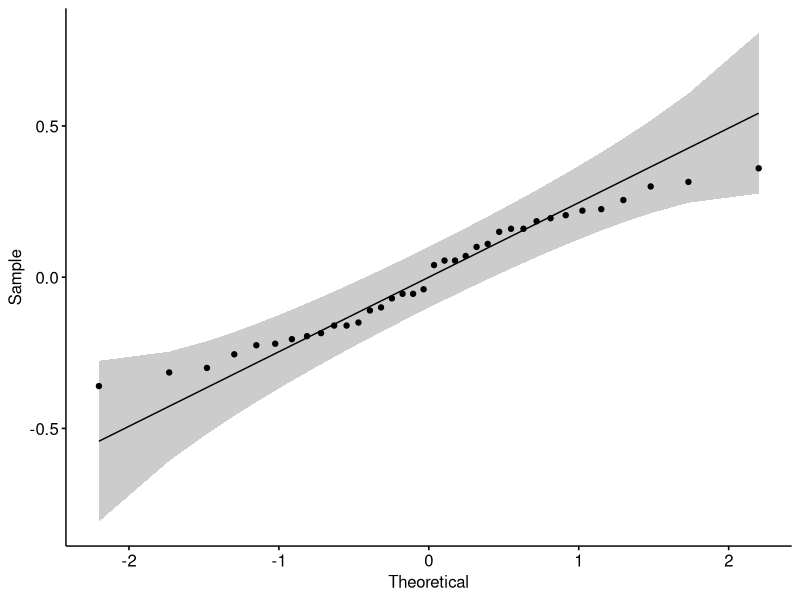
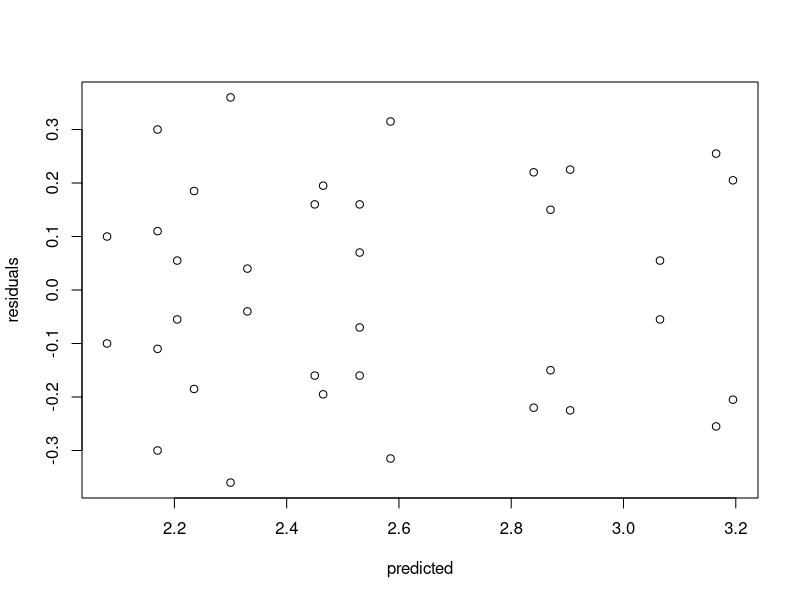
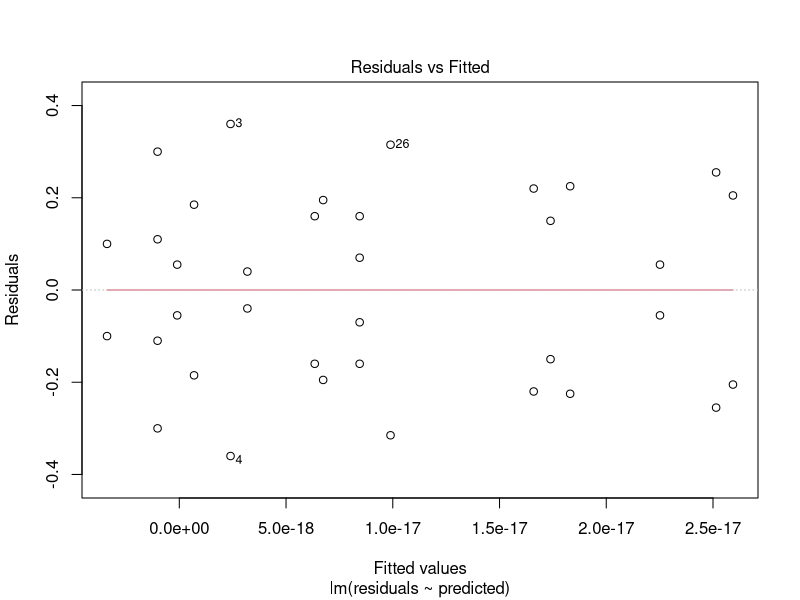
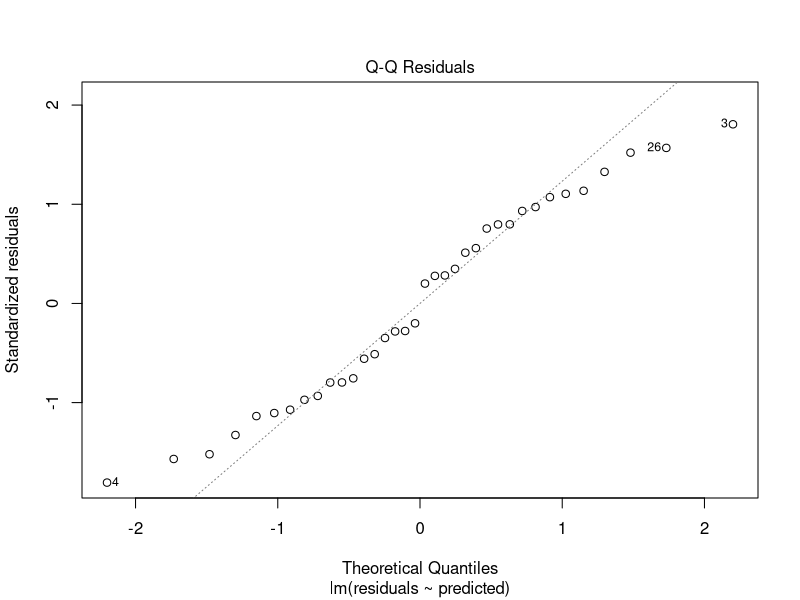
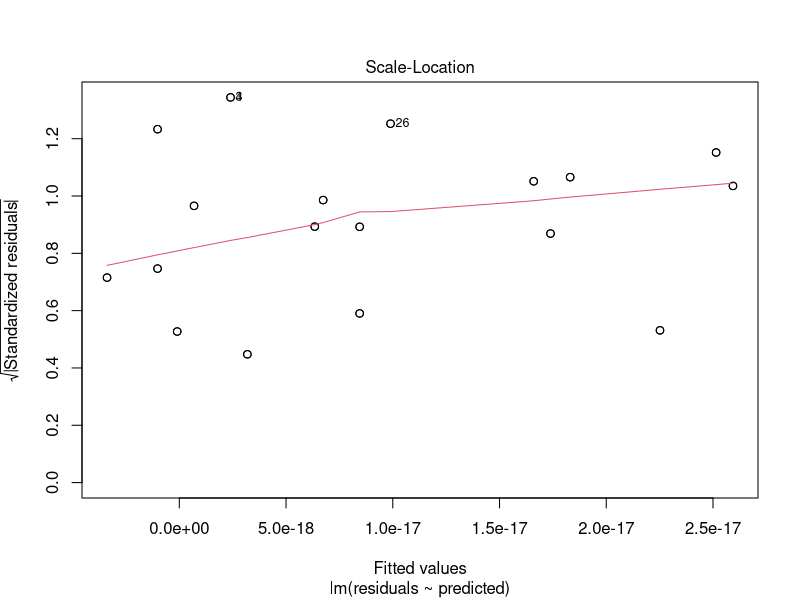
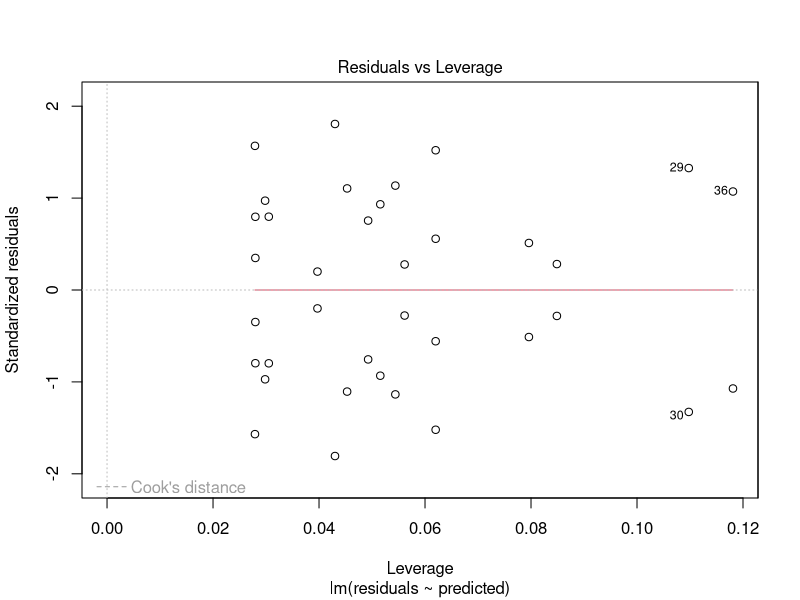
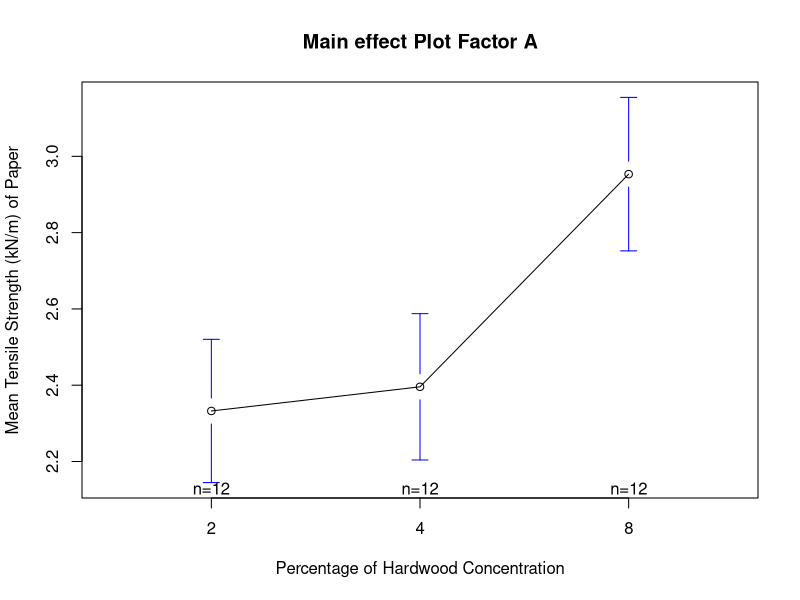
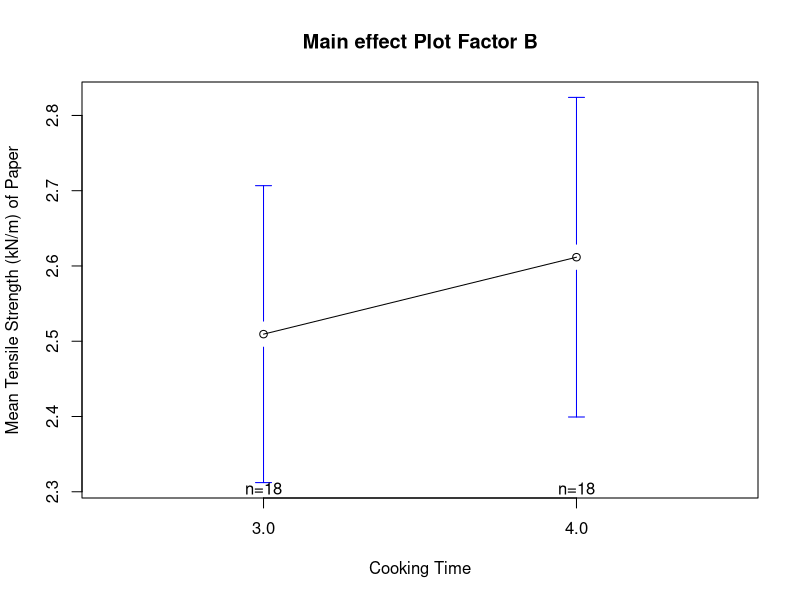

The R script that drew these images, in order:
## ---- chunk 1
Hardwood <- c(rep("2",12),rep("4",12),rep("8",12))
Time <- c(rep("3.0",6),rep("4.0",6))
Pressure <- c(rep("400",2),rep("500",2),rep("600",2))
Strength <- c(1.87,2.47,2.66,1.94,2.27,2.66,2.18,1.98,2.61,2.29,2.37,2.69,2.29,2.37,2.28,2.06,2.60,2.46,2.42,2.05,2.26,2.15,3.13,2.68,2.27,2.90,3.02,2.72,3.42,2.91,3.01,3.12,2.62,3.06,2.99,3.40)
data <- data.frame(Hardwood, Time, Pressure, Strength)
data
## ---- chunk 2
A=as.factor(data$Hardwood)
B=as.factor(data$Time)
C=as.factor(data$Pressure)

results = lm(Strength ~ A + B + C + A:B + A:C + B:C + A:B:C, data = data) 
anova(results)
## ---- chunk 3
predicted<-predict(results)
predicted
## ---- chunk 4
residuals<-resid(results)
residuals
## ---- chunk 5
library(ggpubr)
ggqqplot(residuals)
## ---- chunk 6
shapiro.test(residuals)
## ---- chunk 7
plot(predicted, residuals)
plot(lm(residuals~predicted))
## ---- chunk 8
library(car)
durbinWatsonTest(results)
## ---- chunk 9
library(gplots) 
plotmeans(Strength~A,xlab="Percentage of Hardwood Concentration",ylab="Mean Tensile Strength (kN/m) of Paper", main="Main effect Plot Factor A",barcol="blue")
## ---- chunk 10
plotmeans(Strength~B,xlab="Cooking Time",ylab="Mean Tensile Strength (kN/m) of Paper", main="Main effect Plot Factor B",barcol="blue")
## ---- chunk 11
plotmeans(Strength~C,xlab="Vat Pressure",ylab="Mean Tensile Strength (kN/m) of Paper", main="Main effect Plot Factor C",barcol="blue")
## ---- chunk 12
interaction.plot(x.factor = data$Hardwood, #x-axis variable
trace.factor = data$Pressure, #variable for lines
response = data$Strength, #y-axis variable
fun = median, #metric to plot
ylab = "Mean Tensile Strength of Paper",
xlab = "Percentage of Hardwood Concentration",
col = c("pink", "blue", "purple"),
lty = 1, #line type
lwd = 2, #line width
trace.label = "Vat Pressure")
